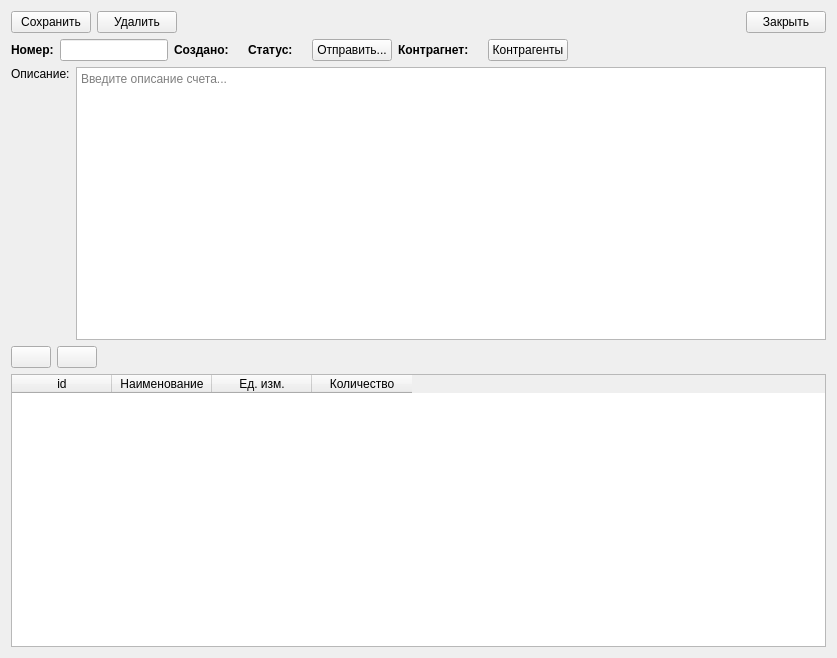
<?xml version="1.0" encoding="UTF-8"?>
<ui version="4.0">
 <class>Invoice</class>
 <widget class="QWidget" name="Invoice">
  <property name="geometry">
   <rect>
    <x>0</x>
    <y>0</y>
    <width>837</width>
    <height>658</height>
   </rect>
  </property>
  <property name="windowTitle">
   <string>Form</string>
  </property>
  <layout class="QVBoxLayout" name="verticalLayout">
   <item>
    <layout class="QHBoxLayout" name="horizontalLayout_3">
     <item>
      <widget class="QPushButton" name="save_btn">
       <property name="text">
        <string>Сохранить</string>
       </property>
       <property name="icon">
        <iconset theme="QIcon::ThemeIcon::DocumentSave"/>
       </property>
      </widget>
     </item>
     <item>
      <widget class="QPushButton" name="delete_btn">
       <property name="text">
        <string>Удалить</string>
       </property>
       <property name="icon">
        <iconset theme="QIcon::ThemeIcon::EditDelete"/>
       </property>
      </widget>
     </item>
     <item>
      <spacer name="horizontalSpacer_2">
       <property name="orientation">
        <enum>Qt::Orientation::Horizontal</enum>
       </property>
       <property name="sizeHint" stdset="0">
        <size>
         <width>40</width>
         <height>20</height>
        </size>
       </property>
      </spacer>
     </item>
     <item>
      <widget class="QPushButton" name="close_btn">
       <property name="text">
        <string>Закрыть</string>
       </property>
       <property name="icon">
        <iconset theme="QIcon::ThemeIcon::WindowClose"/>
       </property>
      </widget>
     </item>
    </layout>
   </item>
   <item>
    <layout class="QHBoxLayout" name="horizontalLayout_6">
     <item>
      <layout class="QHBoxLayout" name="horizontalLayout_4">
       <item>
        <widget class="QLabel" name="label_5">
         <property name="sizePolicy">
          <sizepolicy hsizetype="Fixed" vsizetype="Preferred">
           <horstretch>0</horstretch>
           <verstretch>0</verstretch>
          </sizepolicy>
         </property>
         <property name="font">
          <font>
           <bold>true</bold>
          </font>
         </property>
         <property name="text">
          <string>Номер:</string>
         </property>
        </widget>
       </item>
       <item>
        <widget class="QLineEdit" name="name_edit">
         <property name="sizePolicy">
          <sizepolicy hsizetype="Fixed" vsizetype="Fixed">
           <horstretch>0</horstretch>
           <verstretch>0</verstretch>
          </sizepolicy>
         </property>
        </widget>
       </item>
       <item>
        <widget class="QLabel" name="label_2">
         <property name="sizePolicy">
          <sizepolicy hsizetype="Fixed" vsizetype="Preferred">
           <horstretch>0</horstretch>
           <verstretch>0</verstretch>
          </sizepolicy>
         </property>
         <property name="font">
          <font>
           <bold>true</bold>
          </font>
         </property>
         <property name="text">
          <string>Создано:</string>
         </property>
        </widget>
       </item>
       <item>
        <widget class="QLabel" name="date_lbl">
         <property name="text">
          <string/>
         </property>
        </widget>
       </item>
      </layout>
     </item>
     <item>
      <layout class="QHBoxLayout" name="horizontalLayout_5">
       <item>
        <widget class="QLabel" name="label_3">
         <property name="sizePolicy">
          <sizepolicy hsizetype="Fixed" vsizetype="Preferred">
           <horstretch>0</horstretch>
           <verstretch>0</verstretch>
          </sizepolicy>
         </property>
         <property name="font">
          <font>
           <bold>true</bold>
          </font>
         </property>
         <property name="text">
          <string>Статус:</string>
         </property>
        </widget>
       </item>
       <item>
        <widget class="QLabel" name="status_lbl">
         <property name="text">
          <string/>
         </property>
        </widget>
       </item>
       <item>
        <widget class="QPushButton" name="send_btn">
         <property name="text">
          <string>Отправить...</string>
         </property>
         <property name="icon">
          <iconset theme="QIcon::ThemeIcon::DocumentSend"/>
         </property>
        </widget>
       </item>
       <item>
        <widget class="QLabel" name="label_4">
         <property name="font">
          <font>
           <bold>true</bold>
           <kerning>true</kerning>
          </font>
         </property>
         <property name="text">
          <string>Контрагнет:</string>
         </property>
        </widget>
       </item>
       <item>
        <widget class="QLabel" name="vendor_lbl">
         <property name="text">
          <string/>
         </property>
        </widget>
       </item>
       <item>
        <widget class="QPushButton" name="vendor_btn">
         <property name="text">
          <string>Контрагенты</string>
         </property>
         <property name="icon">
          <iconset theme="QIcon::ThemeIcon::EditFind"/>
         </property>
        </widget>
       </item>
       <item>
        <spacer name="horizontalSpacer_3">
         <property name="orientation">
          <enum>Qt::Orientation::Horizontal</enum>
         </property>
         <property name="sizeHint" stdset="0">
          <size>
           <width>40</width>
           <height>20</height>
          </size>
         </property>
        </spacer>
       </item>
      </layout>
     </item>
    </layout>
   </item>
   <item>
    <layout class="QHBoxLayout" name="horizontalLayout">
     <item>
      <widget class="QLabel" name="label">
       <property name="text">
        <string>Описание:</string>
       </property>
       <property name="alignment">
        <set>Qt::AlignmentFlag::AlignLeading|Qt::AlignmentFlag::AlignLeft|Qt::AlignmentFlag::AlignTop</set>
       </property>
       <property name="margin">
        <number>10</number>
       </property>
      </widget>
     </item>
     <item>
      <widget class="QTextEdit" name="description_text">
       <property name="placeholderText">
        <string>Введите описание счета...</string>
       </property>
      </widget>
     </item>
    </layout>
   </item>
   <item>
    <layout class="QHBoxLayout" name="horizontalLayout_2">
     <item>
      <widget class="QPushButton" name="add_nomenclature_btn">
       <property name="text">
        <string/>
       </property>
       <property name="icon">
        <iconset theme="QIcon::ThemeIcon::ListAdd"/>
       </property>
      </widget>
     </item>
     <item>
      <widget class="QPushButton" name="delete_nomenclature_btn">
       <property name="text">
        <string/>
       </property>
       <property name="icon">
        <iconset theme="QIcon::ThemeIcon::ListRemove"/>
       </property>
       <property name="checkable">
        <bool>false</bool>
       </property>
       <property name="flat">
        <bool>false</bool>
       </property>
      </widget>
     </item>
     <item>
      <spacer name="horizontalSpacer">
       <property name="orientation">
        <enum>Qt::Orientation::Horizontal</enum>
       </property>
       <property name="sizeHint" stdset="0">
        <size>
         <width>40</width>
         <height>20</height>
        </size>
       </property>
      </spacer>
     </item>
    </layout>
   </item>
   <item>
    <widget class="QTableWidget" name="tableWidget">
     <column>
      <property name="text">
       <string>id</string>
      </property>
     </column>
     <column>
      <property name="text">
       <string>Наименование</string>
      </property>
     </column>
     <column>
      <property name="text">
       <string>Ед. изм.</string>
      </property>
     </column>
     <column>
      <property name="text">
       <string>Количество</string>
      </property>
     </column>
    </widget>
   </item>
  </layout>
 </widget>
 <resources/>
 <connections/>
</ui>
